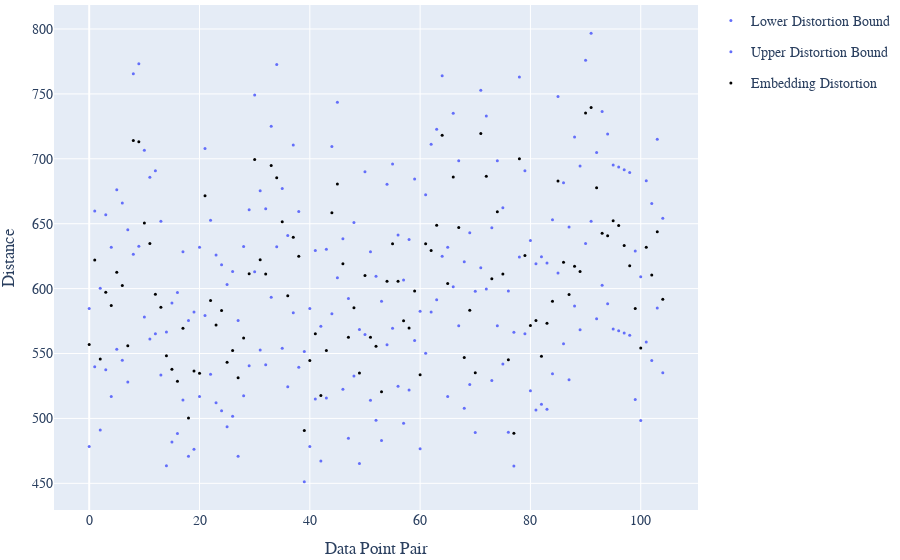

The notebook cell this image was saved under:
### Code cell
def plot_distortion(lower, upper, new_dist):
    lower_df = pd.DataFrame({'Lower Distortion Bound': lower})
    upper_df = pd.DataFrame({'Upper Distortion Bound': upper})
    new_dist_df = pd.DataFrame({'Embedding Distortion': new_dist})
    
    fig1 = px.scatter(lower_df)
    fig2 = px.scatter(upper_df)
    fig3 = px.scatter(new_dist_df, color_discrete_sequence=['black'])
    fig = go.Figure(data=fig1.data + fig2.data + fig3.data).update_layout(
            xaxis_title="Data Point Pair", yaxis_title="Distance",
            margin_l=5, margin_t=5, margin_b=5, margin_r=5,
            font_family="Serif", font_size=14)
    fig.update_traces(marker={'size': 3})
    fig.layout.showlegend = True
    
    fname = 'distortion.png'
    fig3.write_image(os.path.join(path, fname))
    fig.show()
    
plot_distortion(lower, upper, new_dist)

### Figure 1 — Plotly figure (JSON) as saved in the notebook; plotly's stock layout.template omitted (floating-point values rounded to 4 significant figures)
{"data": [{"hovertemplate": "variable=Lower Distortion Bound<br>index=%{x}<br>value=%{y}<extra></extra>", "legendgroup": "Lower Distortion Bound", "marker": {"color": "#636efa", "size": 3, "symbol": "circle"}, "mode": "markers", "name": "Lower Distortion Bound", "orientation": "v", "showlegend": true, "type": "scatter", "x": [0, 1, 2, 3, 4, 5, 6, 7, 8, 9, 10, 11, 12, 13, 14, 15, 16, 17, 18, 19, 20, 21, 22, 23, 24, 25, 26, 27, 28, 29, 30, 31, 32, 33, 34, 35, 36, 37, 38, 39, 40, 41, 42, 43, 44, 45, 46, 47, 48, 49, 50, 51, 52, 53, 54, 55, 56, 57, 58, 59, 60, 61, 62, 63, 64, 65, 66, 67, 68, 69, 70, 71, 72, 73, 74, 75, 76, 77, 78, 79, 80, 81, 82, 83, 84, 85, 86, 87, 88, 89, 90, 91, 92, 93, 94, 95, 96, 97, 98, 99, 100, 101, 102, 103, 104], "xaxis": "x", "y": [478.4, 539.8, 491.2, 537.4, 516.9, 553.3, 544.8, 528.1, 626.4, 632.6, 578.1, 561.2, 565.2, 533.4, 463.5, 481.8, 488.4, 514.1, 470.8, 476.2, 517.0, 579.2, 534.1, 512.0, 506.0, 493.5, 501.7, 470.9, 517.5, 540.7, 613.0, 552.6, 541.3, 593.3, 632.2, 554.0, 524.5, 581.4, 539.5, 451.2, 478.4, 514.9, 467.2, 515.7, 580.5, 608.5, 522.4, 484.7, 532.6, 465.2, 564.6, 514.1, 498.7, 483.0, 556.7, 569.5, 524.7, 496.3, 521.9, 560.0, 476.6, 550.1, 582.0, 591.4, 625.0, 517.0, 601.5, 571.5, 507.8, 526.2, 489.2, 616.0, 599.8, 529.3, 571.5, 541.8, 489.4, 463.4, 624.3, 565.2, 521.3, 506.5, 511.0, 507.1, 534.4, 612.0, 557.6, 529.8, 586.6, 568.3, 634.8, 651.9, 576.8, 602.6, 588.4, 568.8, 567.6, 565.9, 564.2, 514.6, 498.4, 558.8, 544.5, 585.0, 535.2], "yaxis": "y"}, {"hovertemplate": "variable=Upper Distortion Bound<br>index=%{x}<br>value=%{y}<extra></extra>", "legendgroup": "Upper Distortion Bound", "marker": {"color": "#636efa", "size": 3, "symbol": "circle"}, "mode": "markers", "name": "Upper Distortion Bound", "orientation": "v", "showlegend": true, "type": "scatter", "x": [0, 1, 2, 3, 4, 5, 6, 7, 8, 9, 10, 11, 12, 13, 14, 15, 16, 17, 18, 19, 20, 21, 22, 23, 24, 25, 26, 27, 28, 29, 30, 31, 32, 33, 34, 35, 36, 37, 38, 39, 40, 41, 42, 43, 44, 45, 46, 47, 48, 49, 50, 51, 52, 53, 54, 55, 56, 57, 58, 59, 60, 61, 62, 63, 64, 65, 66, 67, 68, 69, 70, 71, 72, 73, 74, 75, 76, 77, 78, 79, 80, 81, 82, 83, 84, 85, 86, 87, 88, 89, 90, 91, 92, 93, 94, 95, 96, 97, 98, 99, 100, 101, 102, 103, 104], "xaxis": "x", "y": [584.7, 659.8, 600.3, 656.8, 631.8, 676.2, 665.9, 645.4, 765.6, 773.2, 706.5, 685.9, 690.8, 652.0, 566.5, 588.8, 597.0, 628.4, 575.5, 582.0, 631.9, 707.9, 652.7, 625.8, 618.4, 603.2, 613.2, 575.5, 632.5, 660.8, 749.2, 675.5, 661.5, 725.1, 772.7, 677.1, 641.0, 710.7, 659.4, 551.5, 584.7, 629.4, 571.1, 630.3, 709.6, 743.7, 638.5, 592.5, 650.9, 568.6, 690.0, 628.3, 609.5, 590.3, 680.4, 696.1, 641.4, 606.6, 637.8, 684.5, 582.5, 672.4, 711.3, 722.8, 763.9, 631.9, 735.2, 698.4, 620.6, 643.1, 598.0, 752.9, 733.0, 646.9, 698.4, 662.3, 598.2, 566.4, 763.0, 690.8, 637.1, 619.1, 624.5, 619.8, 653.1, 748.1, 681.5, 647.5, 716.9, 694.5, 775.9, 796.7, 704.9, 736.5, 719.1, 695.2, 693.7, 691.6, 689.5, 629.0, 609.1, 683.0, 665.6, 715.0, 654.2], "yaxis": "y"}, {"hovertemplate": "variable=Embedding Distortion<br>index=%{x}<br>value=%{y}<extra></extra>", "legendgroup": "Embedding Distortion", "marker": {"color": "black", "size": 3, "symbol": "circle"}, "mode": "markers", "name": "Embedding Distortion", "orientation": "v", "showlegend": true, "type": "scatter", "x": [0, 1, 2, 3, 4, 5, 6, 7, 8, 9, 10, 11, 12, 13, 14, 15, 16, 17, 18, 19, 20, 21, 22, 23, 24, 25, 26, 27, 28, 29, 30, 31, 32, 33, 34, 35, 36, 37, 38, 39, 40, 41, 42, 43, 44, 45, 46, 47, 48, 49, 50, 51, 52, 53, 54, 55, 56, 57, 58, 59, 60, 61, 62, 63, 64, 65, 66, 67, 68, 69, 70, 71, 72, 73, 74, 75, 76, 77, 78, 79, 80, 81, 82, 83, 84, 85, 86, 87, 88, 89, 90, 91, 92, 93, 94, 95, 96, 97, 98, 99, 100, 101, 102, 103, 104], "xaxis": "x", "y": [557.0, 622.1, 545.8, 597.2, 586.9, 612.7, 602.4, 556.0, 714.0, 713.2, 650.6, 634.7, 595.7, 585.6, 548.2, 537.9, 528.6, 569.5, 500.4, 536.5, 534.9, 671.5, 590.8, 571.9, 583.1, 543.3, 552.3, 531.3, 561.9, 611.5, 699.5, 622.2, 611.3, 694.8, 685.5, 651.6, 594.4, 639.6, 624.8, 490.7, 544.6, 565.2, 517.6, 552.4, 658.4, 680.6, 619.1, 562.6, 585.3, 535.0, 610.0, 562.5, 555.5, 520.5, 605.8, 634.6, 605.7, 575.2, 569.7, 598.1, 533.6, 634.5, 629.5, 648.9, 718.2, 603.9, 686.0, 647.1, 546.9, 583.4, 535.3, 719.6, 686.5, 607.6, 659.1, 611.3, 545.1, 488.6, 700.0, 625.4, 571.5, 575.5, 547.8, 573.2, 590.3, 682.9, 620.3, 595.4, 617.2, 613.1, 735.3, 739.5, 677.8, 642.7, 640.8, 652.3, 648.6, 633.2, 617.5, 584.8, 554.3, 631.8, 610.6, 643.7, 591.8], "yaxis": "y"}], "layout": {"font": {"family": "Serif", "size": 14}, "margin": {"b": 5, "l": 5, "r": 5, "t": 5}, "showlegend": true, "xaxis": {"title": {"text": "Data Point Pair"}}, "yaxis": {"title": {"text": "Distance"}}}}
